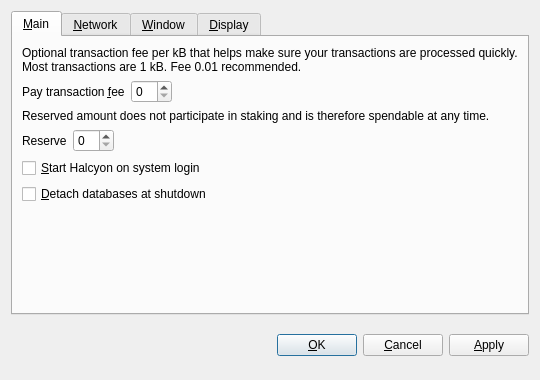
<?xml version="1.0" encoding="UTF-8"?>
<ui version="4.0">
 <class>OptionsDialog</class>
 <widget class="QDialog" name="OptionsDialog">
  <property name="geometry">
   <rect>
    <x>0</x>
    <y>0</y>
    <width>540</width>
    <height>380</height>
   </rect>
  </property>
  <property name="windowTitle">
   <string>Options</string>
  </property>
  <property name="modal">
   <bool>true</bool>
  </property>
  <layout class="QVBoxLayout" name="verticalLayout">
   <item>
    <widget class="QTabWidget" name="tabWidget">
     <property name="tabPosition">
      <enum>QTabWidget::North</enum>
     </property>
     <property name="currentIndex">
      <number>0</number>
     </property>
     <widget class="QWidget" name="tabMain">
      <attribute name="title">
       <string>&amp;Main</string>
      </attribute>
      <layout class="QVBoxLayout" name="verticalLayout_Main">
       <item>
        <widget class="QLabel" name="transactionFeeInfoLabel">
         <property name="text">
          <string>Optional transaction fee per kB that helps make sure your transactions are processed quickly. Most transactions are 1 kB. Fee 0.01 recommended.</string>
         </property>
         <property name="textFormat">
          <enum>Qt::PlainText</enum>
         </property>
         <property name="wordWrap">
          <bool>true</bool>
         </property>
        </widget>
       </item>
       <item>
        <layout class="QHBoxLayout" name="horizontalLayoutFee">
         <item>
          <widget class="QLabel" name="transactionFeeLabel">
           <property name="text">
            <string>Pay transaction &amp;fee</string>
           </property>
           <property name="textFormat">
            <enum>Qt::PlainText</enum>
           </property>
           <property name="buddy">
            <cstring>transactionFee</cstring>
           </property>
          </widget>
         </item>
         <item>
          <widget class="BitcoinAmountField" name="transactionFee"/>
         </item>
         <item>
          <spacer name="horizontalSpacerFee">
           <property name="orientation">
            <enum>Qt::Horizontal</enum>
           </property>
           <property name="sizeHint" stdset="0">
            <size>
             <width>40</width>
             <height>20</height>
            </size>
           </property>
          </spacer>
         </item>
        </layout>
       </item>
       <item>
        <widget class="QLabel" name="reserveBalanceInfoLabel">
         <property name="text">
          <string>Reserved amount does not participate in staking and is therefore spendable at any time.</string>
         </property>
         <property name="textFormat">
          <enum>Qt::PlainText</enum>
         </property>
         <property name="wordWrap">
          <bool>true</bool>
         </property>
        </widget>
       </item>
       <item>
        <layout class="QHBoxLayout" name="horizontalLayoutReserveBalance">
         <item>
          <widget class="QLabel" name="reserveBalanceLabel">
           <property name="text">
            <string>Reserve</string>
           </property>
           <property name="textFormat">
            <enum>Qt::PlainText</enum>
           </property>
           <property name="buddy">
            <cstring>reserveBalance</cstring>
           </property>
          </widget>
         </item>
         <item>
          <widget class="BitcoinAmountField" name="reserveBalance"/>
         </item>
         <item>
          <spacer name="horizontalSpacerReserveBalance">
           <property name="orientation">
            <enum>Qt::Horizontal</enum>
           </property>
           <property name="sizeHint" stdset="0">
            <size>
             <width>40</width>
             <height>20</height>
            </size>
           </property>
          </spacer>
         </item>
        </layout>
       </item>
       <item>
        <widget class="QCheckBox" name="bitcoinAtStartup">
         <property name="toolTip">
          <string>Automatically start Halcyon after logging in to the system.</string>
         </property>
         <property name="text">
          <string>&amp;Start Halcyon on system login</string>
         </property>
        </widget>
       </item>
       <item>
        <widget class="QCheckBox" name="detachDatabases">
         <property name="toolTip">
          <string>Detach block and address databases at shutdown. This means they can be moved to another data directory, but it slows down shutdown. The wallet is always detached.</string>
         </property>
         <property name="text">
          <string>&amp;Detach databases at shutdown</string>
         </property>
        </widget>
       </item>
       <item>
        <spacer name="verticalSpacer_Main">
         <property name="orientation">
          <enum>Qt::Vertical</enum>
         </property>
         <property name="sizeHint" stdset="0">
          <size>
           <width>20</width>
           <height>40</height>
          </size>
         </property>
        </spacer>
       </item>
      </layout>
     </widget>
     <widget class="QWidget" name="tabNetwork">
      <attribute name="title">
       <string>&amp;Network</string>
      </attribute>
      <layout class="QVBoxLayout" name="verticalLayout_Network">
       <item>
        <widget class="QCheckBox" name="mapPortUpnp">
         <property name="toolTip">
          <string>Automatically open the Halcyon client port on the router. This only works when your router supports UPnP and it is enabled.</string>
         </property>
         <property name="text">
          <string>Map port using &amp;UPnP</string>
         </property>
        </widget>
       </item>
       <item>
        <widget class="QCheckBox" name="connectSocks">
         <property name="toolTip">
          <string>Connect to the Halcyon network through a SOCKS proxy (e.g. when connecting through Tor).</string>
         </property>
         <property name="text">
          <string>&amp;Connect through SOCKS proxy:</string>
         </property>
        </widget>
       </item>
       <item>
        <layout class="QHBoxLayout" name="horizontalLayout_Network">
         <item>
          <widget class="QLabel" name="proxyIpLabel">
           <property name="text">
            <string>Proxy &amp;IP:</string>
           </property>
           <property name="textFormat">
            <enum>Qt::PlainText</enum>
           </property>
           <property name="buddy">
            <cstring>proxyIp</cstring>
           </property>
          </widget>
         </item>
         <item>
          <widget class="QValidatedLineEdit" name="proxyIp">
           <property name="maximumSize">
            <size>
             <width>140</width>
             <height>16777215</height>
            </size>
           </property>
           <property name="toolTip">
            <string>IP address of the proxy (e.g. 127.0.0.1)</string>
           </property>
          </widget>
         </item>
         <item>
          <widget class="QLabel" name="proxyPortLabel">
           <property name="text">
            <string>&amp;Port:</string>
           </property>
           <property name="textFormat">
            <enum>Qt::PlainText</enum>
           </property>
           <property name="buddy">
            <cstring>proxyPort</cstring>
           </property>
          </widget>
         </item>
         <item>
          <widget class="QLineEdit" name="proxyPort">
           <property name="maximumSize">
            <size>
             <width>55</width>
             <height>16777215</height>
            </size>
           </property>
           <property name="toolTip">
            <string>Port of the proxy (e.g. 9050)</string>
           </property>
          </widget>
         </item>
         <item>
          <widget class="QLabel" name="socksVersionLabel">
           <property name="text">
            <string>SOCKS &amp;Version:</string>
           </property>
           <property name="textFormat">
            <enum>Qt::PlainText</enum>
           </property>
           <property name="buddy">
            <cstring>socksVersion</cstring>
           </property>
          </widget>
         </item>
         <item>
          <widget class="QValueComboBox" name="socksVersion">
           <property name="toolTip">
            <string>SOCKS version of the proxy (e.g. 5)</string>
           </property>
          </widget>
         </item>
         <item>
          <spacer name="horizontalSpacer_Network">
           <property name="orientation">
            <enum>Qt::Horizontal</enum>
           </property>
           <property name="sizeHint" stdset="0">
            <size>
             <width>40</width>
             <height>20</height>
            </size>
           </property>
          </spacer>
         </item>
        </layout>
       </item>
       <item>
        <spacer name="verticalSpacer_Network">
         <property name="orientation">
          <enum>Qt::Vertical</enum>
         </property>
         <property name="sizeHint" stdset="0">
          <size>
           <width>20</width>
           <height>40</height>
          </size>
         </property>
        </spacer>
       </item>
      </layout>
     </widget>
     <widget class="QWidget" name="tabWindow">
      <attribute name="title">
       <string>&amp;Window</string>
      </attribute>
      <layout class="QVBoxLayout" name="verticalLayout_Window">
       <item>
        <widget class="QCheckBox" name="minimizeToTray">
         <property name="toolTip">
          <string>Show only a tray icon after minimizing the window.</string>
         </property>
         <property name="text">
          <string>&amp;Minimize to the tray instead of the taskbar</string>
         </property>
        </widget>
       </item>
       <item>
        <widget class="QCheckBox" name="minimizeOnClose">
         <property name="toolTip">
          <string>Minimize instead of exit the application when the window is closed. When this option is enabled, the application will be closed only after selecting Quit in the menu.</string>
         </property>
         <property name="text">
          <string>M&amp;inimize on close</string>
         </property>
        </widget>
       </item>
       <item>
        <spacer name="verticalSpacer_Window">
         <property name="orientation">
          <enum>Qt::Vertical</enum>
         </property>
         <property name="sizeHint" stdset="0">
          <size>
           <width>20</width>
           <height>40</height>
          </size>
         </property>
        </spacer>
       </item>
      </layout>
     </widget>
     <widget class="QWidget" name="tabDisplay">
      <attribute name="title">
       <string>&amp;Display</string>
      </attribute>
      <layout class="QVBoxLayout" name="verticalLayout_Display">
       <item>
        <layout class="QHBoxLayout" name="horizontalLayout_1_Display">
         <item>
          <widget class="QLabel" name="langLabel">
           <property name="text">
            <string>User Interface &amp;language:</string>
           </property>
           <property name="textFormat">
            <enum>Qt::PlainText</enum>
           </property>
           <property name="buddy">
            <cstring>lang</cstring>
           </property>
          </widget>
         </item>
         <item>
          <widget class="QValueComboBox" name="lang">
           <property name="toolTip">
            <string>The user interface language can be set here. This setting will take effect after restarting Halcyon.</string>
           </property>
          </widget>
         </item>
        </layout>
       </item>
       <item>
        <layout class="QHBoxLayout" name="horizontalLayout_2_Display">
         <item>
          <widget class="QLabel" name="unitLabel">
           <property name="text">
            <string>&amp;Unit to show amounts in:</string>
           </property>
           <property name="textFormat">
            <enum>Qt::PlainText</enum>
           </property>
           <property name="buddy">
            <cstring>unit</cstring>
           </property>
          </widget>
         </item>
         <item>
          <widget class="QValueComboBox" name="unit">
           <property name="toolTip">
            <string>Choose the default subdivision unit to show in the interface and when sending coins.</string>
           </property>
          </widget>
         </item>
        </layout>
       </item>
       <item>
        <widget class="QCheckBox" name="displayAddresses">
         <property name="toolTip">
          <string>Whether to show Halcyon addresses in the transaction list or not.</string>
         </property>
         <property name="text">
          <string>&amp;Display addresses in transaction list</string>
         </property>
        </widget>
       </item>
       <item>
        <widget class="QCheckBox" name="coinControlFeatures">
         <property name="toolTip">
          <string>Whether to show coin control features or not.</string>
         </property>
         <property name="text">
          <string>Display coin &amp;control features (experts only!)</string>
         </property>
        </widget>
       </item>
       <item>
        <spacer name="verticalSpacer_Display">
         <property name="orientation">
          <enum>Qt::Vertical</enum>
         </property>
         <property name="sizeHint" stdset="0">
          <size>
           <width>20</width>
           <height>40</height>
          </size>
         </property>
        </spacer>
       </item>
      </layout>
     </widget>
    </widget>
   </item>
   <item>
    <layout class="QHBoxLayout" name="horizontalLayout_Buttons">
     <item>
      <spacer name="horizontalSpacer_1">
       <property name="orientation">
        <enum>Qt::Horizontal</enum>
       </property>
       <property name="sizeHint" stdset="0">
        <size>
         <width>40</width>
         <height>48</height>
        </size>
       </property>
      </spacer>
     </item>
     <item>
      <widget class="QLabel" name="statusLabel">
       <property name="font">
        <font>
         <weight>75</weight>
         <bold>true</bold>
        </font>
       </property>
       <property name="text">
        <string/>
       </property>
       <property name="textFormat">
        <enum>Qt::PlainText</enum>
       </property>
       <property name="wordWrap">
        <bool>true</bool>
       </property>
      </widget>
     </item>
     <item>
      <spacer name="horizontalSpacer_2">
       <property name="orientation">
        <enum>Qt::Horizontal</enum>
       </property>
       <property name="sizeHint" stdset="0">
        <size>
         <width>40</width>
         <height>48</height>
        </size>
       </property>
      </spacer>
     </item>
     <item>
      <widget class="QPushButton" name="okButton">
       <property name="text">
        <string>&amp;OK</string>
       </property>
      </widget>
     </item>
     <item>
      <widget class="QPushButton" name="cancelButton">
       <property name="text">
        <string>&amp;Cancel</string>
       </property>
       <property name="autoDefault">
        <bool>false</bool>
       </property>
      </widget>
     </item>
     <item>
      <widget class="QPushButton" name="applyButton">
       <property name="text">
        <string>&amp;Apply</string>
       </property>
       <property name="autoDefault">
        <bool>false</bool>
       </property>
      </widget>
     </item>
    </layout>
   </item>
  </layout>
 </widget>
 <customwidgets>
  <customwidget>
   <class>BitcoinAmountField</class>
   <extends>QSpinBox</extends>
   <header>bitcoinamountfield.h</header>
  </customwidget>
  <customwidget>
   <class>QValueComboBox</class>
   <extends>QComboBox</extends>
   <header>qvaluecombobox.h</header>
  </customwidget>
  <customwidget>
   <class>QValidatedLineEdit</class>
   <extends>QLineEdit</extends>
   <header>qvalidatedlineedit.h</header>
  </customwidget>
 </customwidgets>
 <resources/>
 <connections/>
</ui>
